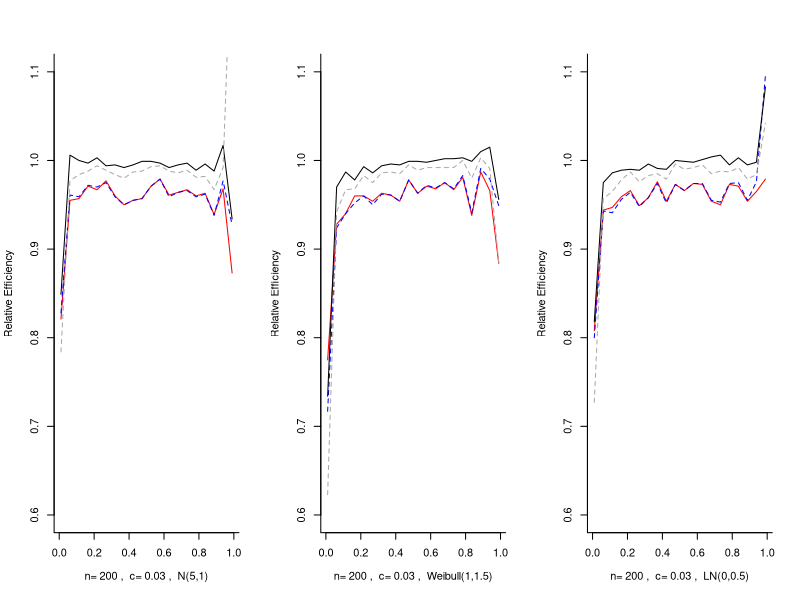

Source code (R):
# Simulation Study for the paper

# Enhancing Quantile Function Estimation with Beta-Kernel Smoothing

# Normal-Webull-Lognormal: Relative Efficiency Ratio Plot 
# No Transformation
# Figures 9-12

set.seed(6789)
cv = 0.03
n = 200

pvseq=seq(0.01,0.99,length=20)

total=500
par(mfrow=c(3,3))
result = matrix(0,nrow=12,ncol=20)
cn = 1
for(pv in pvseq)
{ 
  #if(abs(pv-0.7)<=0.05)
  #{
  #  x11()
  #  par(mfrow=c(3,3))
  #}
  rn = 1
  for (model in c(1,2,3))
  {
    Qpn = qnorm(pv,5,1)
    Qpw = qweibull(pv,1.5,1)
    Qpl = qlnorm(pv,0,0.5)
    Qp = Qpn*(model==1)+Qpw*(model==2)+Qpl*(model==3)
    
    Qnt = Qbt = Qet = Qht =  QEpt = rep(total)
    for (k in seq(total))
    {
      xn = rnorm(n,5,1)
      xw = rweibull(n,1.5,1)
      xl = rlnorm(n,0,0.5)
      x = xn*(model==1)+xw*(model==2)+xl*(model==3)
    
      hb = cv*n^(-2/3)
      hn = cv*n^(-1/3)
      hv = cv*n^(-2/3)
      he = cv*n^(-1/3)
      
      xord = sort(x)
      iseq = seq(n)/n
      jseq = (seq(n)-1)/n         
      
      Bv = pbeta(iseq,pv/hb+1,(1-pv)/hb+1)-
        pbeta(jseq,pv/hb+1,(1-pv)/hb+1)
      Nv = pnorm(iseq,pv,hn) - pnorm(jseq,pv,hn)
      Hv = pbeta(iseq,pv/hv,(1-pv)/hv)-
        pbeta(jseq,pv/hv,(1-pv)/hv)
      Ev=rep(0,n)
      for(kk in seq(n))
      {
        a=pv-hn
        b=pv+hn
        c=(kk-1)/n
        d=kk/n
        
        lend=max(a,c)
        rend=min(b,d)
        
        
        if(lend>=rend)
        {Ev[kk]=0}
        if(lend<rend)
        {
          bb=(rend-pv)/he
          aa=(lend-pv)/he
          Ev[kk]=((bb-aa)-(bb^3-aa^3)/3)*0.75
        }
      }
      
      Qbt[k] = sum(xord*Bv)
     
      Qnt[k] = sum(xord*Nv)
      
      Qht[k] = sum(xord*Hv)
      
      QEpt[k] = sum(xord*Ev)
      
      Qet[k] = quantile(x,probs=c(pv))
    }
    
    
    
    mseb = mean((Qbt-Qp)^2)    
    mseh = mean((Qht-Qp)^2)
    mseep = mean((QEpt-Qp)^2)
    msen = mean((Qnt-Qp)^2)
    msee = mean((Qet-Qp)^2)
    
    MSEr = c(mseb,mseh,mseep,msen)/msee
    
    # if ((pv == 0.2)|(pv == 0.3)|(pv == 0.5)|(pv == 0.7)|(pv == 0.8)|(pv == 0.95))
    # {
    #   if(model==1)
    #   {
    #     distri=' Normal'
    #   }
    #   else if (model==2)
    #   {
    #     distri=" Weibull" 
    #   }  
    #   else
    #   {
    #     distri=" Lognormal" 
    #   }
    #   pva=paste("p=",toString(pv),",",sep="")
    #   pva=paste(pva,distri)
    #   boxplot(Qbt,Qnt,Qet,names=c('Bk','Nk','E'),xlab=pva)
    #   abline(h=Qp,lwd=2,lty=2)  
    # }
    
    result[rn:(rn+3),cn]=MSEr
    rn = rn+4
  }  
  cn=cn+1
  cat(cn,"\n")
}  


result=round(result,3)
pvseq= c(0.05,seq(0.1,0.9,by=0.1),0.95)
#result1=result[1:3,]
#dimnames(result1)=list(c('Normal: MSEb1/MSEe','        MSEb2/MSEe','         MSEn/MSEe'),pvseq)
#result2=result[4:6,]
#dimnames(result2)=list(c('Weibull: MSEb1/MSEe','         MSEb2/MSEe','          MSEn/MSEe'),pvseq)
#result3=result[7:9,]
#dimnames(result3)=list(c('Lognormal: MSEb1/MSEe','           MSEb2/MSEe','            MSEn/MSEe'),pvseq)
#rbind(result1,result2,result3)


al=as.character(1.5)
beta=c(1.5,2,1.5,2,1.5,2,1.5,2)
pvseq=seq(0.01,0.99,length=20)
cv=as.character(cv)
ns=as.character(n)

#datatext=write.table(result, file="C:\\Users\\weixing\\Dropbox\\Research\\Research(2022)\\Smoothing Quantile\\Simulation\\matrix_data.txt", row.names=FALSE, col.names=FALSE)

par(mfrow=c(1,3))
for(j in c(1,2,3))
{
    dist = c("N(5,1)", "Weibull(1,1.5)", "LN(0,0.5)")
    dm = t(result[((j-1)*4+1):((j-1)*4+4),])

    # Correct xlab using bquote()
    matplot(pvseq, dm, lty=c(1,2,1,2), type="l", lwd=1,  bty = "l",
            col=c("red","blue","black","darkgrey"),
            xlab=bquote("n=" ~ .(ns) ~ ", "~ "c=" ~ .(cv) ~ ", " ~ .(dist[j])),  
            ylab="Relative Efficiency", ylim=c(0.6,1.1)) 

    # Legend without border
    #legend("bottom", legend=c("B1/E","B2/E","N/E"), lty=1:3, bty="n", col=c("black","black","black"))
}


